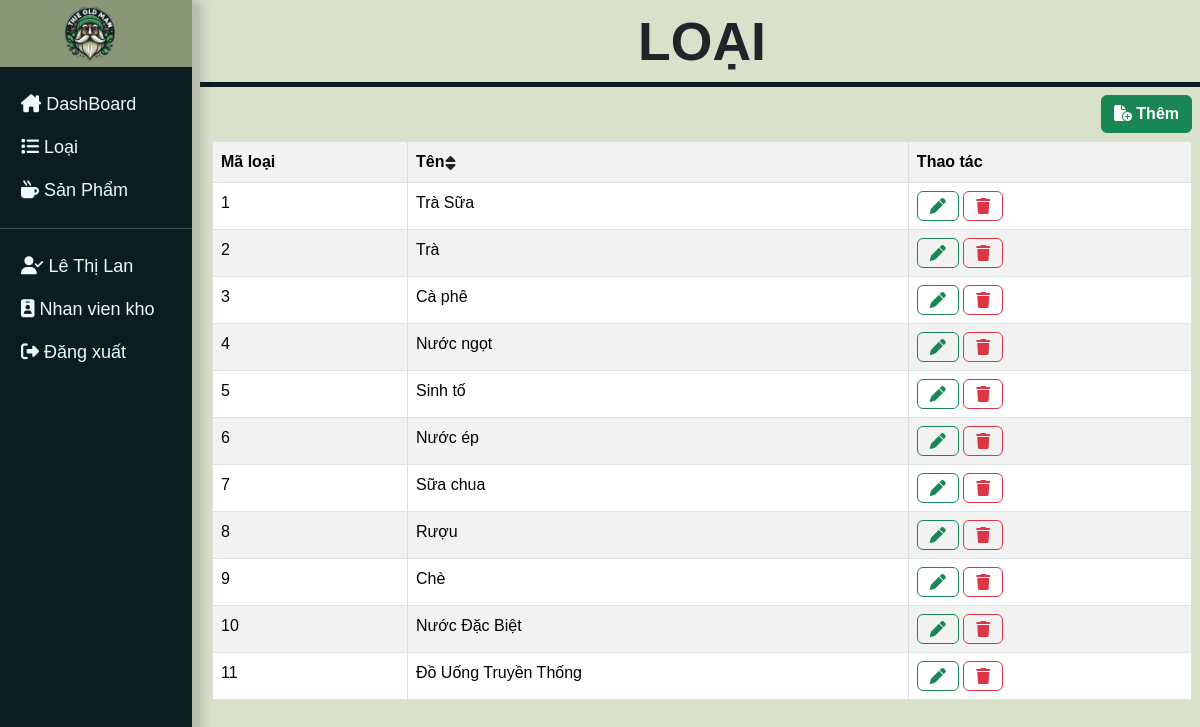
Page /user_page.php?loai (signed in) on the committed database.
### tables this page shows
CREATE TABLE `accounts` (
  `account_id` int NOT NULL AUTO_INCREMENT,
  `full_name` varchar(255) NOT NULL,
  `email` varchar(255) NOT NULL,
  `password` varchar(255) NOT NULL,
    `role_id` int NOT NULL,
    `status` enum('active','inactive') NOT NULL DEFAULT 'active',
    PRIMARY KEY (`account_id`),
    UNIQUE KEY `uniq_account_email` (`email`),
    KEY `idx_accounts_role` (`role_id`),
    CONSTRAINT `fk_accounts_role` FOREIGN KEY (`role_id`) REFERENCES `roles` (`id`)
);

CREATE TABLE `category` (
  `category_id` int NOT NULL AUTO_INCREMENT,
  `category_name` varchar(255) NOT NULL,
  PRIMARY KEY (`category_id`)
);

### src/models/authorization.php (called while the page is built, shortened)
<?php
function getRolePermissions(): array
{
    return [
        AppRole::ADMIN => [
            AppPermission::VIEW_DASHBOARD,
            AppPermission::MANAGE_CATALOG,
            AppPermission::PROCESS_ORDERS,
            AppPermission::MANAGE_CUSTOMERS,
            AppPermission::VIEW_REPORTS,
            AppPermission::MANAGE_STAFF,
        ],
        AppRole::MANAGER => [
            AppPermission::VIEW_DASHBOARD,
            AppPermission::MANAGE_CATALOG,
            AppPermission::PROCESS_ORDERS,
            AppPermission::MANAGE_CUSTOMERS,
            AppPermission::VIEW_REPORTS,
        ],
        AppRole::SALES => [
            AppPermission::VIEW_DASHBOARD,
            AppPermission::PROCESS_ORDERS,
            AppPermission::MANAGE_CUSTOMERS,
        ],
        AppRole::WAREHOUSE => [
            AppPermission::VIEW_DASHBOARD,
            AppPermission::MANAGE_CATALOG,
        ],
    ];
}
function roleLabel(string $roleName): string
{
    $labels = [
        AppRole::ADMIN => 'Admin',
        AppRole::MANAGER => 'Quan ly',
        AppRole::SALES => 'Nhan vien ban hang',
        AppRole::WAREHOUSE => 'Nhan vien kho',
    ];
    return $labels[$roleName] ?? 'Khong xac dinh';
}
function currentRole(): string
{
    return $_SESSION['role_name'] ?? '';
}
function currentUserId(): int
{
    return (int) ($_SESSION['account_id'] ?? 0);
}
function can(string $permission): bool
{
    $role = currentRole();
    $permissions = getRolePermissions();
    return in_array($permission, $permissions[$role], true);
}

### src/views/loai.php (the view, shortened to what this page needs)
<?php
$sql = "SELECT * FROM  category";
$ds_loai = mysqli_query($conn, $sql);
$ds_loai = mysqli_fetch_all($ds_loai);
?>
<div class="dash_board px-2">
    <h1 class="head-name">LOẠI</h1>
    <div class="head-line"></div>
    <div class="container-fluid">
        <?php if (can(AppPermission::MANAGE_CATALOG)) : ?>
            <div class="text-end">
                <a href="user_page.php?loai=them" class="my-2 btn btn-success fw-bolder"><i class="fa-solid fa-file-circle-plus"></i> Thêm</a>
            </div>
        <?php endif; ?>
        <table id="myTable" class="table container-fluid text-center table-hover table-striped table-bordered">
            <tr>
                <th >Mã loại</th>
                <th onclick="sortTable(1)">Tên<i href="" class=" fw-bolder"><i class="p-0 btn fa-solid fa-sort"></i></i></th>
                <?php
                if (can(AppPermission::MANAGE_CATALOG))
                    echo "<th>Thao tác</th>";
                ?>
            </tr>
            <?php foreach ($ds_loai as $lo) : ?>
                <tr>
                    <td><?= $lo[0] ?></td>
                    <td><?= $lo[1] ?></td>
                    <?php
                    if (can(AppPermission::MANAGE_CATALOG))
                        echo '<td><a href="user_page.php?loai=sua&id=' . $lo[0] . '"><i class="btn btn-outline-success fa-solid fa-pen"></i> </a>
                        <a href="user_page.php?loai=xoa&id=' . $lo[0] . '"><i class="btn btn-outline-danger fa-solid fa-trash"></i></a></td>';
                    ?>
                </tr>
            <?php endforeach; ?>
        </table>
    </div>
</div>
</div>

### src/views/header.php (shortened to what this page needs)
<!DOCTYPE html>
<html lang="en">
<head>
    <link href="https://cdn.jsdelivr.net/npm/bootstrap@5.3.3/dist/css/bootstrap.min.css" rel="stylesheet" />
    <link rel="stylesheet" href="https://cdnjs.cloudflare.com/ajax/libs/font-awesome/6.5.1/css/all.min.css" />
    <link rel="stylesheet" href="css/style.css" />
</head>
<body class="row">
    <div class="nav-side col-2 p-0 sticky-top">
        <div class="logo p-1 justify-content-center text-center">
            <a href="user_page.php?dashboard"> <img width="30%" src="img/logo.jfif" alt="Logo"></a>
        </div>
        <div class="navs pt-3">
            <div class="container-fluid">
                <a class="text-truncate" href="user_page.php?dashboard"><i class="fa-solid fa-house-chimney"></i> DashBoard</a>
            </div>
            <?php if (can(AppPermission::MANAGE_CATALOG)) : ?>
                <div class="container-fluid">
                    <a class="text-truncate" href="user_page.php?loai"><i class="fa-solid fa-list"></i> Loại</a>
                </div>
                <div class="container-fluid">
                    <a class="text-truncate" href="user_page.php?sanpham"><i class="fa-solid fa-mug-hot"></i> Sản Phẩm</a>
                </div>
            <?php endif; ?>
        </div>
        <div class="navs text-center p-0">
            <hr class="mt-3">
            <div class="container-fluid">
                <a class="text-truncate"><i class="fa-solid fa-user-check"></i> <?= $user_name ?? '' ?></a>
            </div>
            <div class="container-fluid">
                <a class="text-truncate"><i class="fa-solid fa-id-badge"></i> <?= roleLabel(currentRole()) ?></a>
            </div>
            <div class="    container-fluid logout-btn">
                <a class="text-truncate" href="logout.php"><i class="fa-solid fa-right-from-bracket"></i> Đăng xuất</a>
            </div>
        </div>
    </div>
    <div class="main col-10 p-0">

### css/style.css (style rules this page uses)
html, body { height: 100%; margin: 0; padding: 0; background-color: #d9e1cb; }
a { text-decoration: none; }
.nav-side { color: aliceblue; background-color: #0a1e1f; box-shadow: 10px 0px 10px 0px rgba(45, 33, 33, 0.2); min-height: 100%; }
.logo { background-color: #899678; }
.navs a { display: block; text-align: left; color: aliceblue; transition: background-color 0.3s ease-in-out; padding: 8px 0px 8px 33px; font-size: large; }
.navs div { padding: 0px; }
.head-line { display: block-inline; background-color: #0a1e1f; height: 5px; content: none; width: 100%; margin-top: 0px; }
.head-name { padding-top: 10px; text-align: center; font-size: 53.5px; font-weight: bolder; }
table { width: 100%; border-collapse: collapse; }
tr:nth-child(even) { background-color: #f2f2f2; }
th { background-color: #4caf50; color: white; }
td, th { border: 1px solid #ddd; padding: 8px; text-align: left; }
* { font-family: "Poppins", sans-serif; margin: 0; padding: 0; box-sizing: border-box; outline: none; border: none; text-decoration: none; }

### rows in the picture
accounts: full_name "Lê Thị Lan"
category: category_id "1", category_name "Trà Sữa"
category: category_id "2", category_name "Trà"
category: category_id "3", category_name "Cà phê"
category: category_id "4", category_name "Nước ngọt"
category: category_id "5", category_name "Sinh tố"
category: category_id "6", category_name "Nước ép"
category: category_id "7", category_name "Sữa chua"
category: category_id "8", category_name "Rượu"
category: category_id "9", category_name "Chè"
category: category_id "10", category_name "Nước Đặc Biệt"
category: category_id "11", category_name "Đồ Uống Truyền Thống"

### other values in the picture
roleLabel(currentRole()) "Nhan vien kho"
